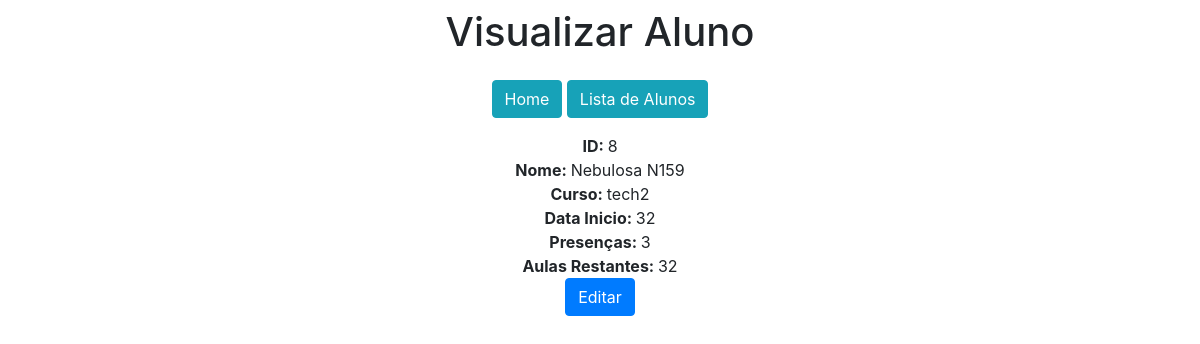
/visualizarAluno/8/, run on the app's committed database.
### GerenciadorAlunos/models.py (models this page shows)
class Alunos(models.Model):
    nome = models.CharField(max_length=150)
    curso = models.CharField(max_length=100)
    dataInicio = models.IntegerField()
    presencas = models.IntegerField()
    aulasRestantes = models.IntegerField()

### GerenciadorAlunos/views.py (the view)
# urls.py: path('visualizarAluno/<int:pk>/', visualizarAluno, name='visualizarAluno'),
def visualizarAluno(request, pk):
    data = {}
    data['db'] = Alunos.objects.get(pk=pk)
    return render(request, 'visualizarAluno.html', data)

### GerenciadorAlunos/templates/visualizarAluno.html (shortened to what this page needs)
<!DOCTYPE html>
<html lang="pt-br">
<head>
    <link rel="stylesheet" href="https://stackpath.bootstrapcdn.com/bootstrap/4.1.3/css/bootstrap.min.css">
</head>
<body>
    <div class="col-8 m-auto pt-2 pb-2 text-center">
        <h1>Visualizar Aluno</h1>
    </div>
    <div class="col-8 m-auto pt-2 pb-2 text-center">
        <a href="/" class="btn btn-info">Home</a>
        <a href="/listaAlunos" class="btn btn-info">Lista de Alunos</a>
    </div>
    <div class="col-8 m-auto pt-2 pb-2 text-center">
        <strong>ID: </strong>{{db.id}}<br>
        <strong>Nome: </strong>{{db.nome}}<br>
        <strong>Curso: </strong>{{db.curso}}<br>
        <strong>Data Inicio: </strong>{{db.dataInicio}}<br>
        <strong>Presenças: </strong>{{db.presencas}}<br>
        <strong>Aulas Restantes: </strong>{{db.aulasRestantes}}<br>
        <a href="/editarAluno/{{db.id}}/" class="btn btn-primary">Editar</a>
    </div>
</body>
</html>

### data on the page
Alunos: id "8", nome "Nebulosa N159", curso "tech2", dataInicio "32", presencas "3", aulasRestantes "32"
